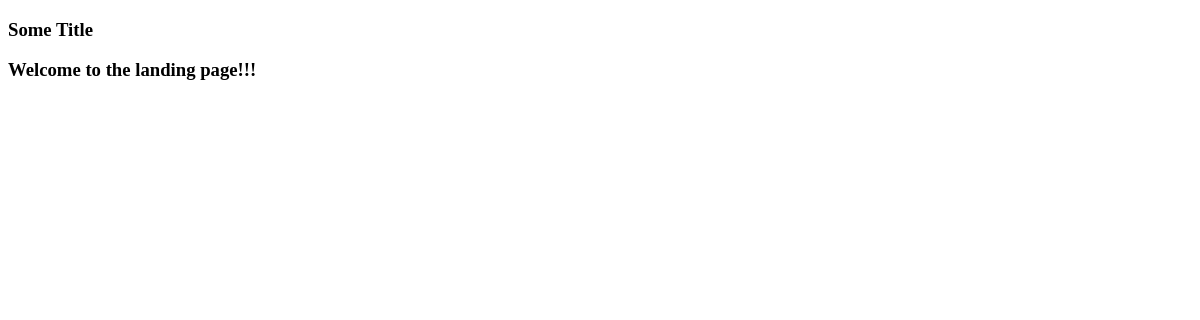
Before: /potion/ with the older database file.
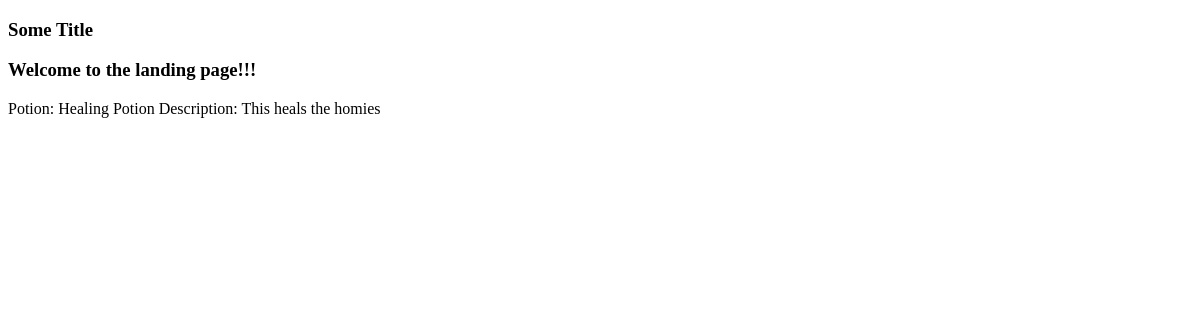
After: the same page with the newer database file.
### potion/models.py (models this page shows)
class Potion(models.Model):
    name = models.CharField(max_length=255)
    user = models.ForeignKey(User, on_delete=models.SET_NULL, null=True)
    description = models.TextField(blank=True, null=True)
    uses = models.ManyToManyField(PotionUse, blank=True)  # Multiple uses

### potion/views.py (the view)
# urls.py: 2. Add a URL to urlpatterns:  path('', views.home, name='home')
def home(request):
    template_name = "potion/brewery.html"
    potion_list = Potion.objects.all()
    context = {
        "potion_list": potion_list,
    }
    return render(request, template_name, context)

### potion/templates/potion/brewery.html
{% extends 'potion/base.html' %}
{% block content %}
<h3>Welcome to the landing page!!!</h3>
{% for potion in potion_list %}
<p1>Potion: {{potion.name}} </p1>
<p1>Description: {{potion.description}} </p1>
{% endfor %}
{% endblock %}

### potion/templates/potion/base.html
<!DOCTYPE html>
<html lang="en">
<h3>Some Title</h3>
{% block content %}
{% endblock %}
</html>

Changed rows visible on the page:
added Potion: name "Healing Potion", description "This heals the homies"
